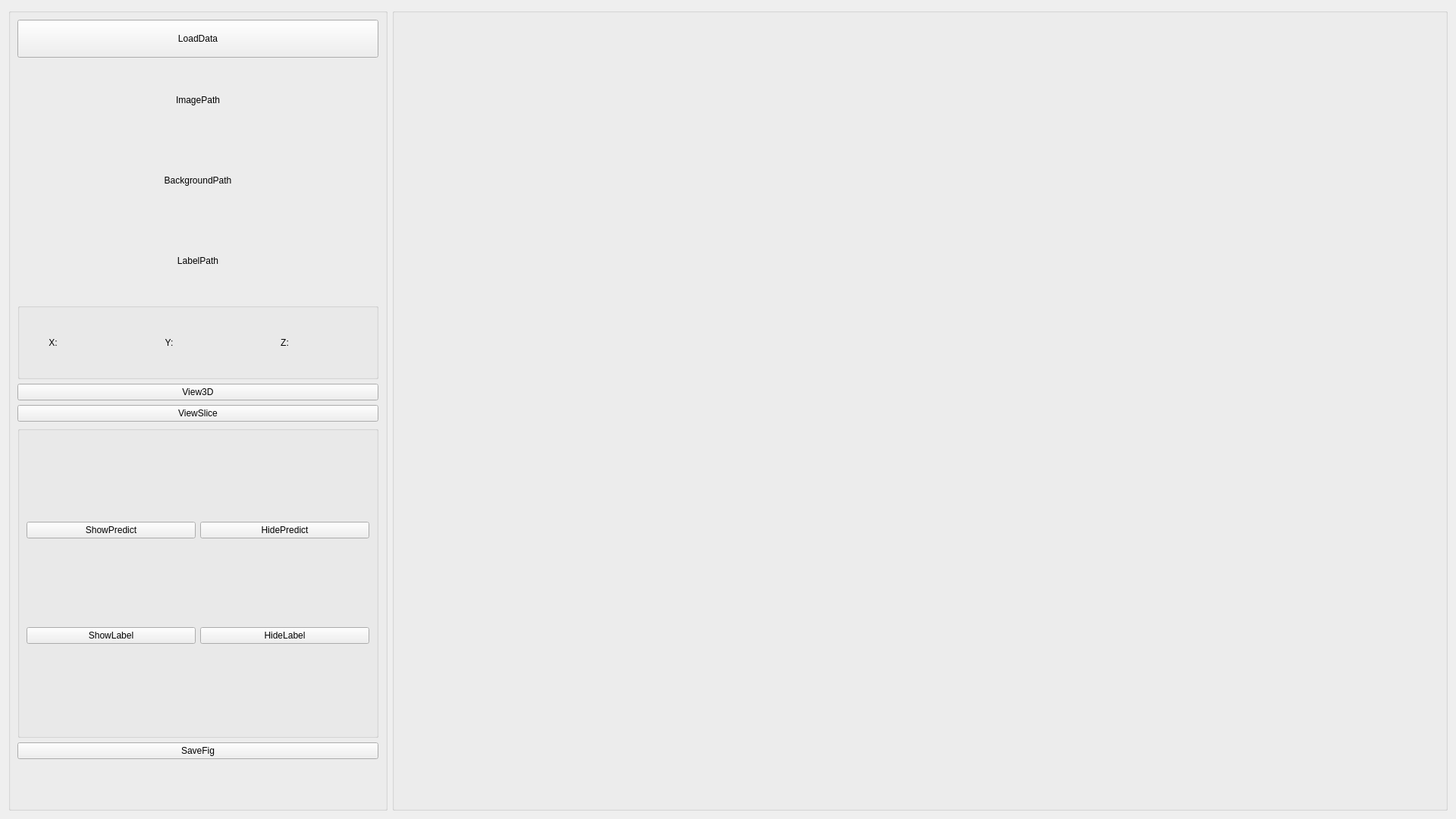
<?xml version="1.0" encoding="UTF-8"?>
<ui version="4.0">
 <class>MainWidget</class>
 <widget class="QWidget" name="MainWidget">
  <property name="geometry">
   <rect>
    <x>0</x>
    <y>0</y>
    <width>1920</width>
    <height>1080</height>
   </rect>
  </property>
  <property name="minimumSize">
   <size>
    <width>1024</width>
    <height>768</height>
   </size>
  </property>
  <property name="windowTitle">
   <string>ViewRaw</string>
  </property>
  <layout class="QHBoxLayout" name="horizontalLayout_3">
   <item>
    <widget class="QGroupBox" name="groupBox">
     <property name="minimumSize">
      <size>
       <width>500</width>
       <height>0</height>
      </size>
     </property>
     <property name="maximumSize">
      <size>
       <width>500</width>
       <height>16777215</height>
      </size>
     </property>
     <property name="title">
      <string/>
     </property>
     <layout class="QVBoxLayout" name="verticalLayout_2">
      <item>
       <widget class="QPushButton" name="LoadData">
        <property name="minimumSize">
         <size>
          <width>300</width>
          <height>50</height>
         </size>
        </property>
        <property name="text">
         <string>LoadData</string>
        </property>
       </widget>
      </item>
      <item>
       <widget class="QLabel" name="ImagePath">
        <property name="maximumSize">
         <size>
          <width>16777215</width>
          <height>100</height>
         </size>
        </property>
        <property name="text">
         <string>ImagePath</string>
        </property>
        <property name="alignment">
         <set>Qt::AlignCenter</set>
        </property>
        <property name="wordWrap">
         <bool>true</bool>
        </property>
       </widget>
      </item>
      <item>
       <widget class="QLabel" name="BackgroundPath">
        <property name="maximumSize">
         <size>
          <width>16777215</width>
          <height>100</height>
         </size>
        </property>
        <property name="text">
         <string>BackgroundPath</string>
        </property>
        <property name="alignment">
         <set>Qt::AlignCenter</set>
        </property>
       </widget>
      </item>
      <item>
       <widget class="QLabel" name="LabelPath">
        <property name="maximumSize">
         <size>
          <width>16777215</width>
          <height>100</height>
         </size>
        </property>
        <property name="text">
         <string>LabelPath</string>
        </property>
        <property name="alignment">
         <set>Qt::AlignCenter</set>
        </property>
        <property name="wordWrap">
         <bool>true</bool>
        </property>
       </widget>
      </item>
      <item>
       <widget class="QGroupBox" name="groupBoxXYZ">
        <property name="maximumSize">
         <size>
          <width>16777215</width>
          <height>100</height>
         </size>
        </property>
        <property name="title">
         <string/>
        </property>
        <layout class="QHBoxLayout" name="horizontalLayout">
         <item>
          <widget class="QLabel" name="LabelX">
           <property name="text">
            <string>X:</string>
           </property>
           <property name="scaledContents">
            <bool>true</bool>
           </property>
           <property name="alignment">
            <set>Qt::AlignCenter</set>
           </property>
          </widget>
         </item>
         <item>
          <widget class="QLabel" name="LabelValueX">
           <property name="text">
            <string/>
           </property>
           <property name="scaledContents">
            <bool>true</bool>
           </property>
           <property name="alignment">
            <set>Qt::AlignCenter</set>
           </property>
          </widget>
         </item>
         <item>
          <widget class="QLabel" name="LabelY">
           <property name="text">
            <string>Y:</string>
           </property>
           <property name="scaledContents">
            <bool>true</bool>
           </property>
           <property name="alignment">
            <set>Qt::AlignCenter</set>
           </property>
          </widget>
         </item>
         <item>
          <widget class="QLabel" name="LabelValueY">
           <property name="text">
            <string/>
           </property>
           <property name="scaledContents">
            <bool>true</bool>
           </property>
           <property name="alignment">
            <set>Qt::AlignCenter</set>
           </property>
          </widget>
         </item>
         <item>
          <widget class="QLabel" name="LabelZ">
           <property name="text">
            <string>Z:</string>
           </property>
           <property name="scaledContents">
            <bool>true</bool>
           </property>
           <property name="alignment">
            <set>Qt::AlignCenter</set>
           </property>
          </widget>
         </item>
         <item>
          <widget class="QLabel" name="LabelValueZ">
           <property name="text">
            <string/>
           </property>
           <property name="scaledContents">
            <bool>true</bool>
           </property>
           <property name="alignment">
            <set>Qt::AlignCenter</set>
           </property>
          </widget>
         </item>
        </layout>
       </widget>
      </item>
      <item>
       <widget class="QPushButton" name="View3D">
        <property name="text">
         <string>View3D</string>
        </property>
       </widget>
      </item>
      <item>
       <widget class="QPushButton" name="ViewSlice">
        <property name="text">
         <string>ViewSlice</string>
        </property>
       </widget>
      </item>
      <item>
       <widget class="QGroupBox" name="groupBoxView">
        <property name="title">
         <string/>
        </property>
        <layout class="QGridLayout" name="gridLayout">
         <item row="3" column="1">
          <widget class="QPushButton" name="HideLabel">
           <property name="text">
            <string>HideLabel</string>
           </property>
          </widget>
         </item>
         <item row="3" column="0">
          <widget class="QPushButton" name="ShowLabel">
           <property name="text">
            <string>ShowLabel</string>
           </property>
          </widget>
         </item>
         <item row="2" column="1">
          <widget class="QPushButton" name="HidePredict">
           <property name="text">
            <string>HidePredict</string>
           </property>
          </widget>
         </item>
         <item row="2" column="0">
          <widget class="QPushButton" name="ShowPredict">
           <property name="text">
            <string>ShowPredict</string>
           </property>
          </widget>
         </item>
        </layout>
       </widget>
      </item>
      <item>
       <widget class="QPushButton" name="SaveFig">
        <property name="text">
         <string>SaveFig</string>
        </property>
       </widget>
      </item>
      <item>
       <widget class="QLabel" name="StateLabel">
        <property name="maximumSize">
         <size>
          <width>16777215</width>
          <height>50</height>
         </size>
        </property>
        <property name="text">
         <string/>
        </property>
        <property name="alignment">
         <set>Qt::AlignCenter</set>
        </property>
       </widget>
      </item>
     </layout>
    </widget>
   </item>
   <item>
    <widget class="QGroupBox" name="groupBoxMayavi">
     <property name="sizePolicy">
      <sizepolicy hsizetype="Expanding" vsizetype="Expanding">
       <horstretch>0</horstretch>
       <verstretch>0</verstretch>
      </sizepolicy>
     </property>
     <property name="minimumSize">
      <size>
       <width>700</width>
       <height>700</height>
      </size>
     </property>
     <property name="title">
      <string/>
     </property>
     <property name="alignment">
      <set>Qt::AlignCenter</set>
     </property>
     <layout class="QHBoxLayout" name="horizontalLayout_4">
      <item>
       <layout class="QVBoxLayout" name="verticalLayout">
        <property name="spacing">
         <number>0</number>
        </property>
        <property name="sizeConstraint">
         <enum>QLayout::SetNoConstraint</enum>
        </property>
       </layout>
      </item>
     </layout>
    </widget>
   </item>
  </layout>
 </widget>
 <resources/>
 <connections/>
</ui>
